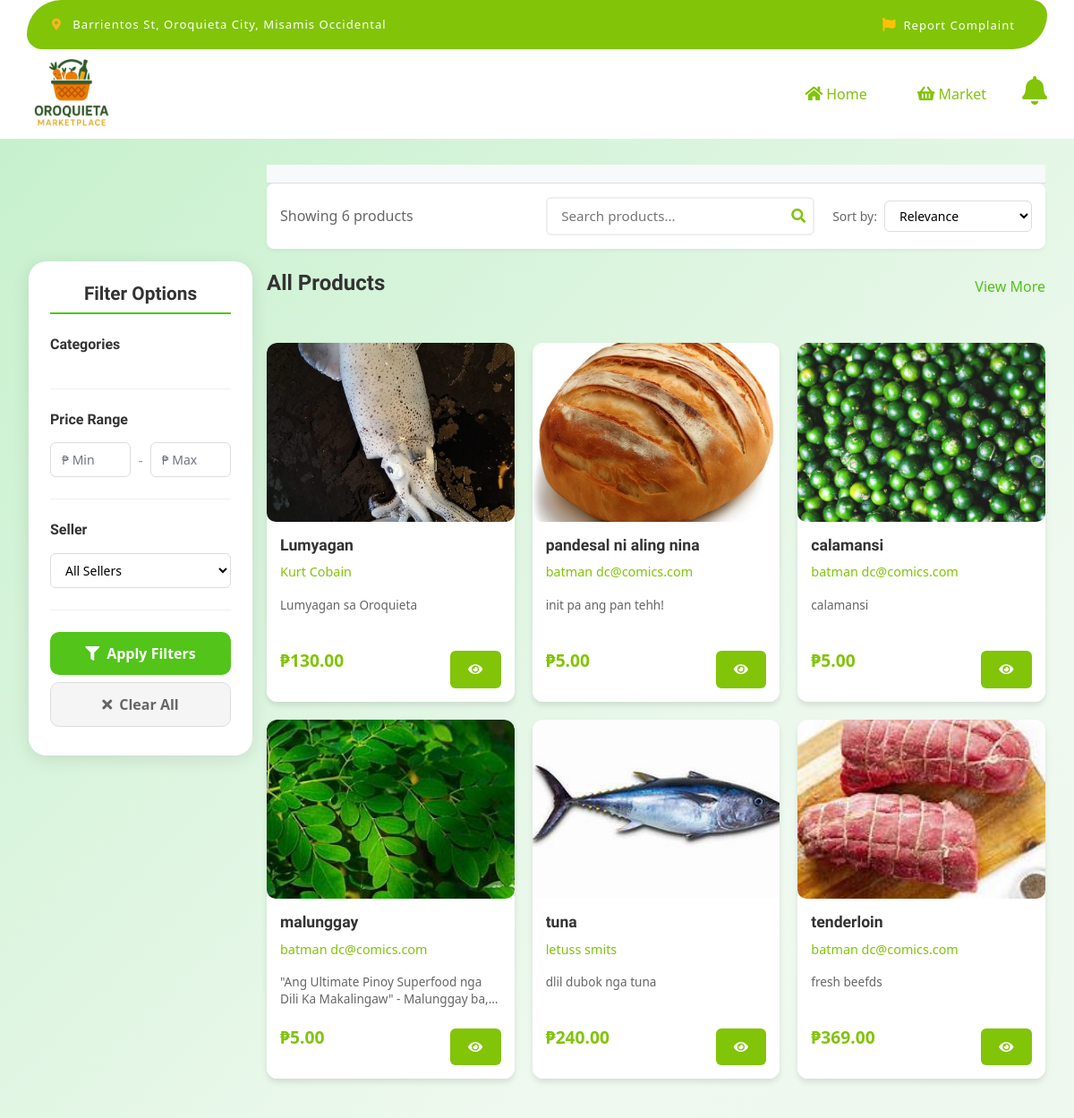
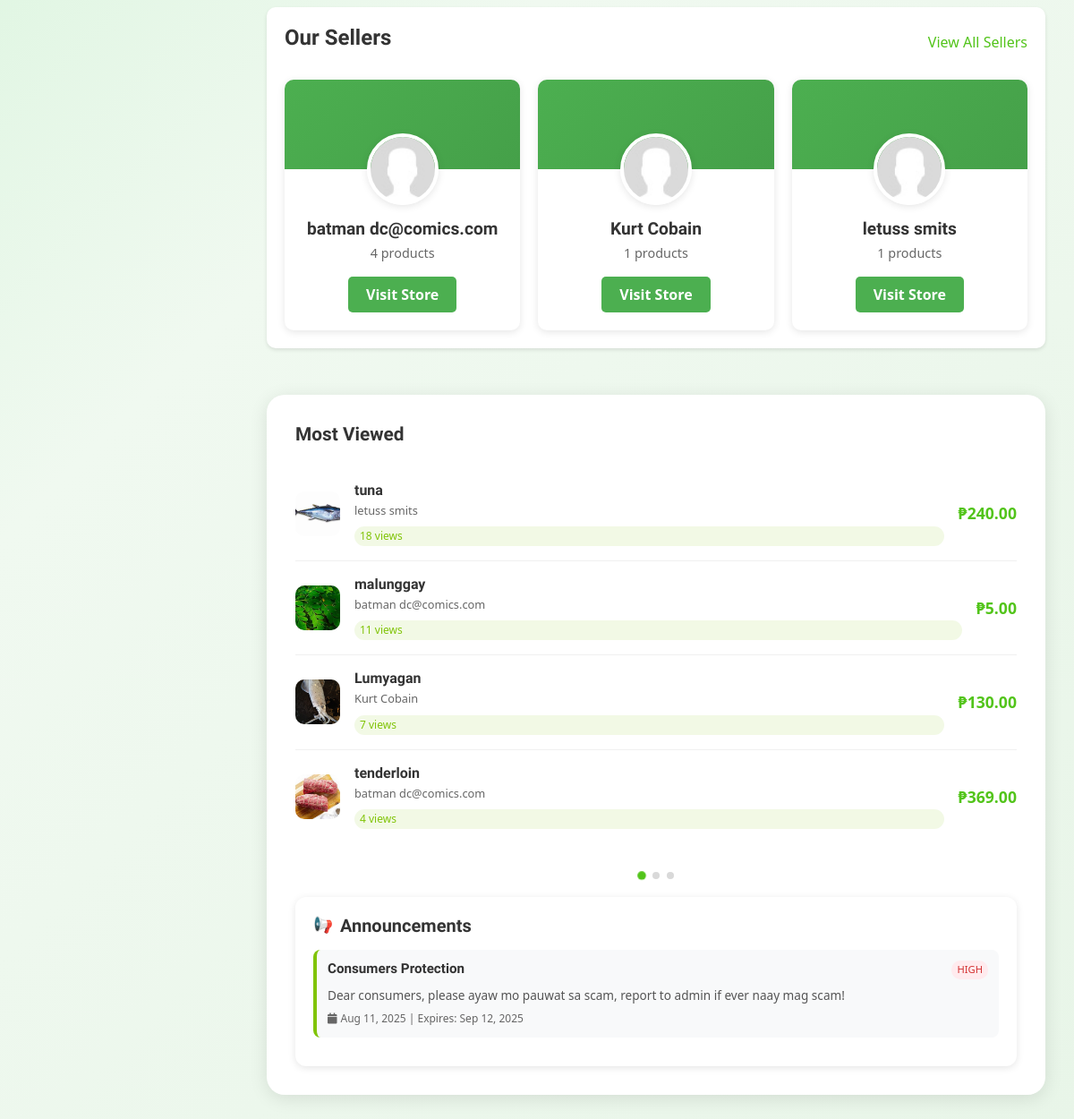
/customer/index.php, run on the app's committed database (2 pictures, top to bottom).
### tables this page shows
CREATE TABLE `products` (
  `id` int(11) NOT NULL,
  `seller_id` int(11) NOT NULL,
  `category_id` int(11) DEFAULT NULL,
  `name` varchar(255) NOT NULL,
  `description` text DEFAULT NULL,
  `price` decimal(10,2) NOT NULL,
  `stock_quantity` int(11) NOT NULL DEFAULT 0,
  `weight` decimal(10,2) DEFAULT NULL,
  `is_featured` tinyint(1) DEFAULT 0,
  `is_active` tinyint(1) DEFAULT 1,
  `created_at` timestamp NOT NULL DEFAULT current_timestamp(),
  `updated_at` timestamp NOT NULL DEFAULT current_timestamp() ON UPDATE current_timestamp()
);

CREATE TABLE `sellers` (
  `id` int(11) NOT NULL,
  `username` varchar(50) NOT NULL,
  `email` varchar(100) NOT NULL,
  `password` varchar(255) NOT NULL,
  `first_name` varchar(50) DEFAULT NULL,
  `last_name` varchar(50) DEFAULT NULL,
  `phone` varchar(20) DEFAULT NULL,
  `address` text DEFAULT NULL,
  `profile_image` varchar(255) DEFAULT NULL,
  `facebook_url` varchar(255) DEFAULT NULL,
  `is_active` tinyint(1) DEFAULT 1,
  `status` enum('pending','approved','rejected','suspended') DEFAULT 'pending',
  `created_at` timestamp NOT NULL DEFAULT current_timestamp(),
  `updated_at` timestamp NOT NULL DEFAULT current_timestamp() ON UPDATE current_timestamp()
);

CREATE TABLE `announcements` (
  `id` int(11) NOT NULL,
  `title` varchar(200) NOT NULL,
  `content` text NOT NULL,
  `priority` enum('low','medium','high','urgent') NOT NULL DEFAULT 'medium',
  `target_audience` enum('all','sellers','customers','admins') NOT NULL DEFAULT 'all',
  `expiry_date` datetime DEFAULT NULL,
  `is_pinned` tinyint(1) NOT NULL DEFAULT 0,
  `is_active` tinyint(1) NOT NULL DEFAULT 1,
  `created_by` int(11) NOT NULL,
  `created_at` timestamp NOT NULL DEFAULT current_timestamp(),
  `updated_at` timestamp NOT NULL DEFAULT current_timestamp() ON UPDATE current_timestamp()
);

### customer/index.php (the view, shortened to what the rows shown need)
<?php
require_once 'header.php';
require_once 'fetch_products.php';
$products = fetchProducts(12);
$popular_sellers = getSellers(4);
$most_viewed_products = getMostViewedProducts(4);
try {
    $stmt = $pdo->prepare(
        "SELECT title, content, priority, created_at, expiry_date, is_pinned
         FROM announcements
         WHERE (target_audience = 'customers' OR target_audience = 'all')
           AND is_active = 1
           AND (expiry_date IS NULL OR expiry_date > NOW())
         ORDER BY is_pinned DESC, created_at DESC"
    );
    $stmt->execute();
    $announcements = $stmt->fetchAll(PDO::FETCH_ASSOC);
} catch (PDOException $e) {
    error_log("Error fetching announcements: " . $e->getMessage());
    $announcements = [];
}
?>
<div class="main-content">
    <div class="main-container">
        <div class="content-area">
            <div class="main-grid">
                <div class="left-column">
                    <section class="popular-products">
                        <div class="section-header">
                            <h2>All Products</h2>
                        </div>
                        <div class="products-grid" id="productsGrid">
                            <?php if (empty($products)): ?>
                                <div class="no-products">
                                    <div class="no-products-content">
                                        <i class="fas fa-shopping-basket"></i>
                                        <h3>No products available</h3>
                                        <p>Check back later for fresh products!</p>
                                    </div>
                                </div>
                            <?php else: ?>
                                <?php foreach ($products as $product): ?>
                                    <div class="product-card" data-product-id="<?php echo $product['id']; ?>">
                                        <div class="product-image">
                                            <img src="<?php echo $product['image_url']; ?>"
                                                alt="<?php echo htmlspecialchars($product['name']); ?>"
                                                onerror="this.src='https://images.unsplash.com/photo-1546069901-ba9599a7e63c?w=200&h=200&fit=crop'">
                                        </div>
                                        <div class="product-info">
                                            <h3 class="product-name"><?php echo htmlspecialchars($product['name']); ?></h3>
                                            <div class="stall-name">
                                                <?php echo htmlspecialchars($product['seller_full_name']); ?>
                                            </div>
                                            <div class="product-description">
                                                <?php
                                                $description = isset($product['description']) ? $product['description'] : '';
                                                $short_desc = strlen($description) > 100 ? substr($description, 0, 100) . '...' : $description;
                                                echo htmlspecialchars($short_desc);
                                                ?>
                                            </div>
                                            <div class="product-footer">
                                                <div class="price-section">
                                                    <span class="price"><?php echo $product['formatted_price']; ?></span>
                                                </div>
                                                <div class="product-actions">
                                                    <button class="view-product-btn"
                                                        onclick="viewProduct(<?php echo $product['id']; ?>)"
                                                        title="View product">
                                                        <i class="fas fa-solid fa-eye"></i>
                                                    </button>
                                                </div>
                                            </div>
                                        </div>
                                    </div>
                                <?php endforeach; ?>
                            <?php endif; ?>
                        </div>
                    </section>
                    <section class="all-sellers">
                        <div class="section-header">
                            <h2>Our Sellers</h2>
                        </div>
                        <div class="sellers-grid">
                            <?php if (empty($popular_sellers)): ?>
                                <div class="no-sellers">
                                    <p>No sellers available at the moment.</p>
                                </div>
                            <?php else: ?>
                                <?php foreach ($popular_sellers as $seller): ?>
                                    <div class="seller-card">
                                        <div class="seller-banner"></div>
                                        <div class="seller-info">
                                            <div class="seller-logo">
                                                <img src="<?php echo $seller['profile_image_url']; ?>" alt="Seller Logo">
                                            </div>
                                            <h3><?php echo htmlspecialchars($seller['full_name']); ?></h3>
                                            <p><?php echo $seller['product_count']; ?> products</p>
                                            <div class="seller-actions">
                                                <button class="btn visit-store-btn"
                                                    onclick="viewSellerProducts(<?php echo $seller['id']; ?>)">Visit Store</button>
                                            </div>
                                        </div>
                                    </div>
                                <?php endforeach; ?>
                            <?php endif; ?>
                        </div>
                    </section>
                </div>
                <div class="right-column">
                    <section class="last-order">
                        <h2>Most Viewed</h2>
                        <div class="order-items">
                            <?php if (empty($most_viewed_products)): ?>
                                <div class="no-products-message">
                                    <i class="fas fa-eye"></i>
                                    <p>No viewed products yet</p>
                                </div>
                            <?php else: ?>
                                <?php foreach ($most_viewed_products as $index => $product): ?>
                                    <div class="order-item" onclick="viewProduct(<?php echo $product['id']; ?>)">
                                        <div class="item-image">
                                            <img src="<?php echo $product['image_url']; ?>"
                                                alt="<?php echo htmlspecialchars($product['name']); ?>"
                                                onerror="this.src='https://images.unsplash.com/photo-1546069901-ba9599a7e63c?w=60&h=60&fit=crop'">
                                        </div>
                                        <div class="item-info">
                                            <h4><?php echo htmlspecialchars($product['name']); ?></h4>
                                            <p><?php echo htmlspecialchars($product['seller_full_name']); ?></p>
                                            <div class="view-count-badge">
                                                <?php echo $product['view_count']; ?> views
                                            </div>
                                        </div>
                                        <div class="item-price"><?php echo $product['formatted_price']; ?></div>
                                    </div>
                                <?php endforeach; ?>
                            <?php endif; ?>
                        </div>
                    </section>
                    <section class="announcements-section">
                        <h2>Announcements</h2>
                        <div class="announcements-container">
                            <?php if (empty($announcements)): ?>
                                <div class="no-announcements-message">
                                    <i class="fas fa-megaphone"></i>
                                    <p>No announcements at the moment</p>
                                </div>
                            <?php else: ?>
                                <?php foreach ($announcements as $announcement): ?>
                                    <div class="announcement-item <?php echo $announcement['is_pinned'] ? 'pinned' : ''; ?>">
                                        <div class="announcement-header">
                                            <h4 class="announcement-title">
                                                <?php echo htmlspecialchars($announcement['title']); ?>
                                            </h4>
                                            <span class="announcement-priority priority-<?php echo $announcement['priority']; ?>">
                                                <?php echo ucfirst($announcement['priority']); ?>
                                            </span>
                                        </div>
                                        <div class="announcement-content">
                                            <?php echo nl2br(htmlspecialchars($announcement['content'])); ?>
                                        </div>
                                        <div class="announcement-footer">
                                            <small class="announcement-date">
                                                <i class="fas fa-calendar"></i>
                                                <?php echo date('M j, Y', strtotime($announcement['created_at'])); ?>
                                                <?php if ($announcement['expiry_date']): ?>
                                                    | Expires: <?php echo date('M j, Y', strtotime($announcement['expiry_date'])); ?>
                                                <?php endif; ?>
                                            </small>
                                        </div>
                                    </div>
                                <?php endforeach; ?>
                            <?php endif; ?>
                        </div>
                    </section>
                </div>
            </div>
        </div>
    </div>
</div>
</body>
</html>

### data on the page
products: shows a picture, name "Lumyagan", seller_full_name "Kurt Cobain", description "Lumyagan sa Oroquieta", formatted_price "₱130.00", view_count "7"
products: shows a picture, name "pandesal ni aling nina", seller_full_name "batman dc@comics.com", description "init pa ang pan tehh!", formatted_price "₱5.00"
products: shows a picture, name "calamansi", seller_full_name "batman dc@comics.com", description "calamansi", formatted_price "₱5.00"
products: shows a picture, name "malunggay", seller_full_name "batman dc@comics.com", description "\"Ang Ultimate Pinoy Superfood nga Dili Ka Makalingaw\" - Malunggay…", formatted_price "₱5.00", view_count "11"
products: shows a picture, name "tuna", seller_full_name "letuss smits", description "dlil dubok nga tuna", formatted_price "₱240.00", view_count "18"
products: shows a picture, name "tenderloin", seller_full_name "batman dc@comics.com", description "fresh beefds", formatted_price "₱369.00", view_count "4"
sellers: full_name "batman dc@comics.com", product_count "4"
sellers: full_name "Kurt Cobain", product_count "1"
announcements: title "Consumers Protection", priority "HIGH", content "Dear consumers, please ayaw mo pauwat sa scam, report to admin if ever naay mag scam!", created_at "Aug 11, 2025", expiry_date "Sep 12, 2025"

### other printed values
count($products) "6"
$seller['full_name'] "letuss smits"
$seller['product_count'] "1"
